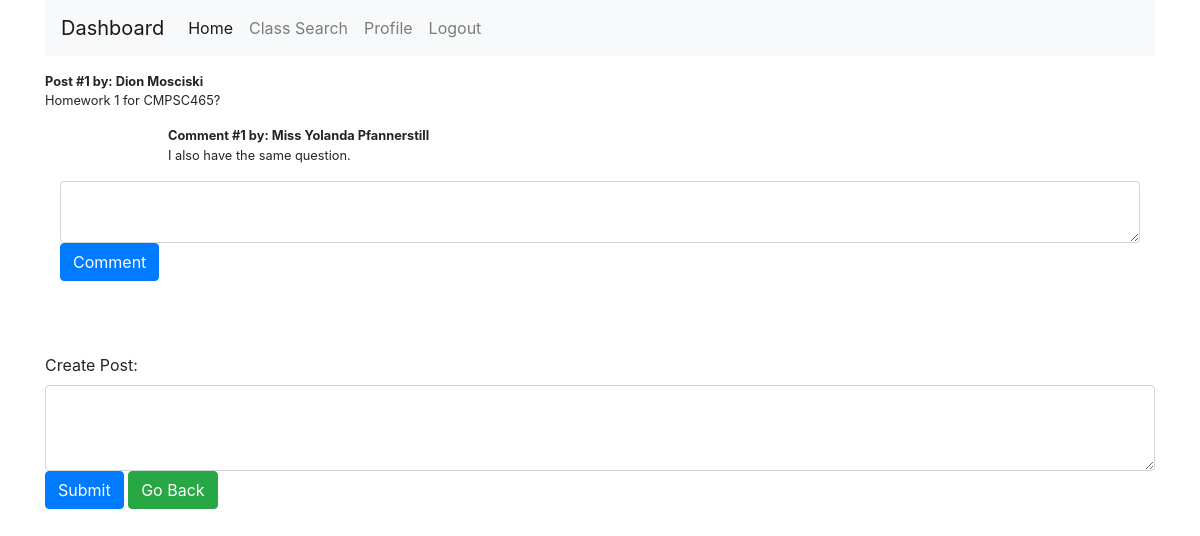
The app's page /classInfo/CMPSC465/Posts (signed in) with its own data.
### app.py (models this page shows, shortened)
class User(UserMixin, db.Model):
    __tablename__ = "User"
    __table_args__ = {'extend_existing': True}
    email = db.Column("email", db.Text, primary_key=True)
    password = db.Column("password_hashed", db.Text)
    name = db.Column("name", db.Text)
    age = db.Column("age", db.Integer)
    gender = db.Column("gender", db.CHAR)

### tables this page shows
CREATE TABLE Posts (
    course_id TEXT,
    post_no INT,
    student_email TEXT NOT NULL,
    post_content TEXT,

    PRIMARY KEY (course_id, post_no),
    FOREIGN KEY (course_id) REFERENCES Courses(course_id),
    FOREIGN KEY (student_email) REFERENCES User (email)
);

CREATE TABLE Comments(
    course_id TEXT,
    post_no INT,
    comment_no INT,
    student_email TEXT,
    comment_content TEXT,

    PRIMARY KEY (course_id, post_no, comment_no),
    FOREIGN KEY (course_id) REFERENCES Posts (course_id) ON DELETE CASCADE,
    FOREIGN KEY (post_no) REFERENCES Posts (post_no) ON DELETE CASCADE,
    FOREIGN KEY (student_email) REFERENCES User (email)
);

### app.py (the view)
@app.route('/classInfo/<class_id>/Posts', methods=['POST', 'GET'])
@login_required
def displayPosts(class_id):
    courseInfo = get_class_info(class_id)
    if request.method == 'POST':
        if isEnrolled(current_user.email, class_id) or isTAforClass(current_user.email, class_id) or isProfForClass(
                current_user.email, class_id):
            content = request.form.get('PostTextArea')
            if content != "":
                addPost(class_id, current_user.email, content)
    if isEnrolled(current_user.email, class_id) or isTAforClass(current_user.email, class_id) or isProfForClass(
            current_user.email, class_id):
        posts = get_posts(class_id)
        rposts = []
        for post in posts:
            comments = get_comments(post)
            rcomments = []
            for comm in comments:
                rcomments.append((comm[2], get_name(comm[3]), comm[4]))
            rposts.append((post[1], get_name(post[2]), post[3], rcomments))
        return render_template('posts.html', posts=rposts, courseInfo=courseInfo)
    else:
        return redirect(url_for('dashboard'))

### app.py (called while the page is built)
@login.user_loader
def load_user(email):
    return User.query.get(email)

def get_posts(course_id):
    connection = sql.connect('database.db')
    cursor = connection.execute('SELECT * FROM Posts WHERE course_id = ? ORDER BY post_no', (course_id,))
    result = cursor.fetchall()
    return result

def get_comments(post):
    connection = sql.connect('database.db')
    cursor = connection.execute('SELECT * FROM Comments WHERE course_id = ? AND post_no = ? ORDER BY comment_no',
                                (post[0], post[1],))
    result = cursor.fetchall()
    return result

def get_name(email):
    connection = sql.connect('database.db')
    cursor = connection.execute('SELECT name FROM User WHERE email = ?', (email,))
    result = cursor.fetchone()
    return result[0]

def get_class_info(course_id):
    connection = sql.connect('database.db')
    cursor = connection.execute('SELECT * FROM Courses WHERE course_id = ?', (course_id,))
    result = cursor.fetchone()
    return result

def isEnrolled(email, classID):
    connection = sql.connect('database.db')
    cursor = connection.execute('SELECT * FROM Enrolls WHERE student_email = ? AND course_id = ?', (email, classID,))
    result = cursor.fetchone()
    return result

### templates/posts.html (shortened to what this page needs)
<!DOCTYPE html>
<html lang="en" dir="ltr">
<head>
    <link rel="stylesheet" href="https://stackpath.bootstrapcdn.com/bootstrap/4.4.1/css/bootstrap.min.css"
>
</head>
<body>
<div class="container style=">
    <nav class="navbar navbar-expand-lg navbar-light bg-light">
        <a class="navbar-brand" href="/dashboard">Dashboard</a>
        <div class="collapse navbar-collapse" id="navbarSupportedContent">
            <ul class="navbar-nav mr-auto">
                <li class="nav-item active">
                    <a class="nav-link" href="/dashboard">Home<span class="sr-only">(current)</span></a>
                </li>
                <li class="nav-item">
                    <a class="nav-link" href="/classSearch">Class Search</a>
                </li>
                <li class="nav-item">
                    <a class="nav-link" href="/userProfile">Profile</a>
                </li>
                <li class="nav-item">
                    <a class="nav-link" href="/logout" tabindex="-1">Logout</a>
                </li>
            </ul>
        </div>
    </nav>
    <div class="container">
        {% for post_no, name, content, comments in posts %}
            <div class="row">
                <div class="media pt-3">
                    <p class="media-body pb-3 mb-0 small">
                        <strong class="d-block text-gray-dark">Post #{{ post_no }} by: {{ name }}</strong>
                        {{ content }}
                    </p>
                </div>
            </div>
            {% for comm_no, comm_name, comm_content in comments %}
                <p style="margin-left:10%; margin-right:10%;" class="media-body pb-3 mb-0 small">
                    <strong class="d-block text-gray-dark">Comment #{{ comm_no }} by: {{ comm_name }}</strong>
                    {{ comm_content }}
                </p>
            {% endfor %}
            <form action="/classInfo/{{ courseInfo[0] }}/Posts/{{ post_no }}" method="POST">
                <textarea class="form-control" id="{{ post_no }}" name={{ post_no }} rows="2"></textarea>
                <button type="submit" class="btn btn-primary">Comment</button>
            </form>
        {% endfor %}
    </div>
<div class="mt-xl-4">
</div>
    <div class="mt-xl-4">
        <form action="/classInfo/{{ courseInfo[0] }}/Posts" method="POST">
            <label for="PostTextArea">Create Post:</label>
            <textarea class="form-control" id="PostTextArea" name="PostTextArea" rows="3"></textarea>
            <button type="submit" class="btn btn-primary">Submit</button>
            <a class="btn btn-success" href="/classInfo/{{ courseInfo[0] }}" role="button">Go Back</a>
        </form>
    </div>
</div>
</body>
</html>

### records on screen
User: posts "Dion Mosciski"
Posts: posts "Homework 1 for CMPSC465?"
User: comments "Miss Yolanda Pfannerstill"
Comments: comments "I also have the same question."

### other values on screen
{{ post_no }} "1"
{{ comm_no }} "1"
